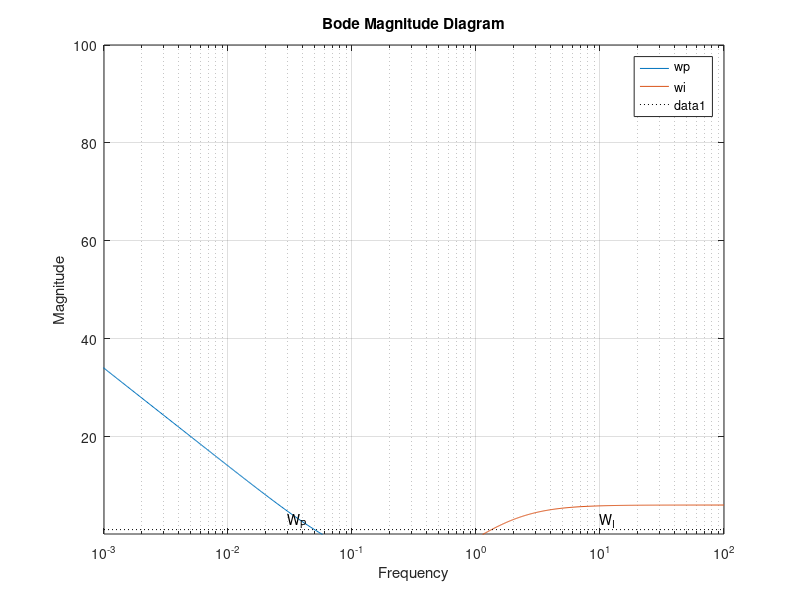

The MATLAB script that drew this image:
% Figure 8.16 Performance and Uncertainty weight
% 
% Copyright 1996-2003 Sigurd Skogestad & Ian Postlethwaite
% $Id: Fig8_16.m,v 1.2 2004/04/14 13:16:22 vidaral Exp $

% Performance weight (8.132)
wp = tf([0.5 0.05],[1 1.e-5]); % Approximated integrator
% Uncertainty weight
wi = tf([1 0.2],[0.5 1]);
% Frequency vector
omega = logspace(-3,2,51);
% Plot weights
bodemag(wp,wi);hold on
xlabel('Frequency'); ylabel('Magnitude'); 
text(.03,3,'W_P'), text(10,3,'W_I');
axis([0.001 100 .1 100]);
plot([1e-3 100],[1 1],'k:');
